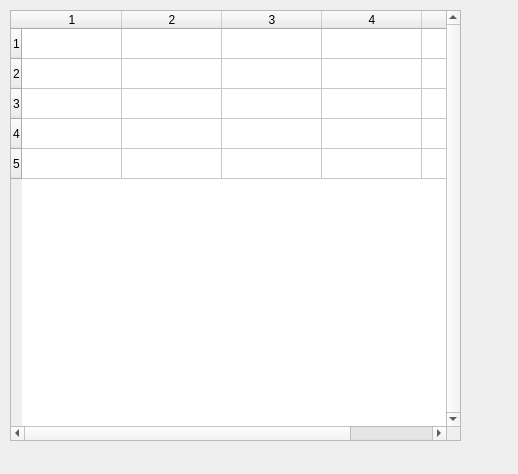
<?xml version="1.0" encoding="UTF-8"?>
<ui version="4.0">
 <class>cinioutfile</class>
 <widget class="QWidget" name="cinioutfile">
  <property name="geometry">
   <rect>
    <x>0</x>
    <y>0</y>
    <width>518</width>
    <height>474</height>
   </rect>
  </property>
  <property name="windowTitle">
   <string>Form</string>
  </property>
  <widget class="QTableWidget" name="tableWidget">
   <property name="geometry">
    <rect>
     <x>10</x>
     <y>10</y>
     <width>451</width>
     <height>431</height>
    </rect>
   </property>
   <property name="verticalScrollBarPolicy">
    <enum>Qt::ScrollBarAlwaysOn</enum>
   </property>
   <property name="horizontalScrollBarPolicy">
    <enum>Qt::ScrollBarAlwaysOn</enum>
   </property>
   <property name="autoScrollMargin">
    <number>5</number>
   </property>
   <property name="sortingEnabled">
    <bool>false</bool>
   </property>
   <property name="cornerButtonEnabled">
    <bool>false</bool>
   </property>
   <property name="rowCount">
    <number>5</number>
   </property>
   <property name="columnCount">
    <number>5</number>
   </property>
   <row/>
   <row/>
   <row/>
   <row/>
   <row/>
   <column/>
   <column/>
   <column/>
   <column/>
   <column/>
  </widget>
 </widget>
 <resources/>
 <connections/>
</ui>
